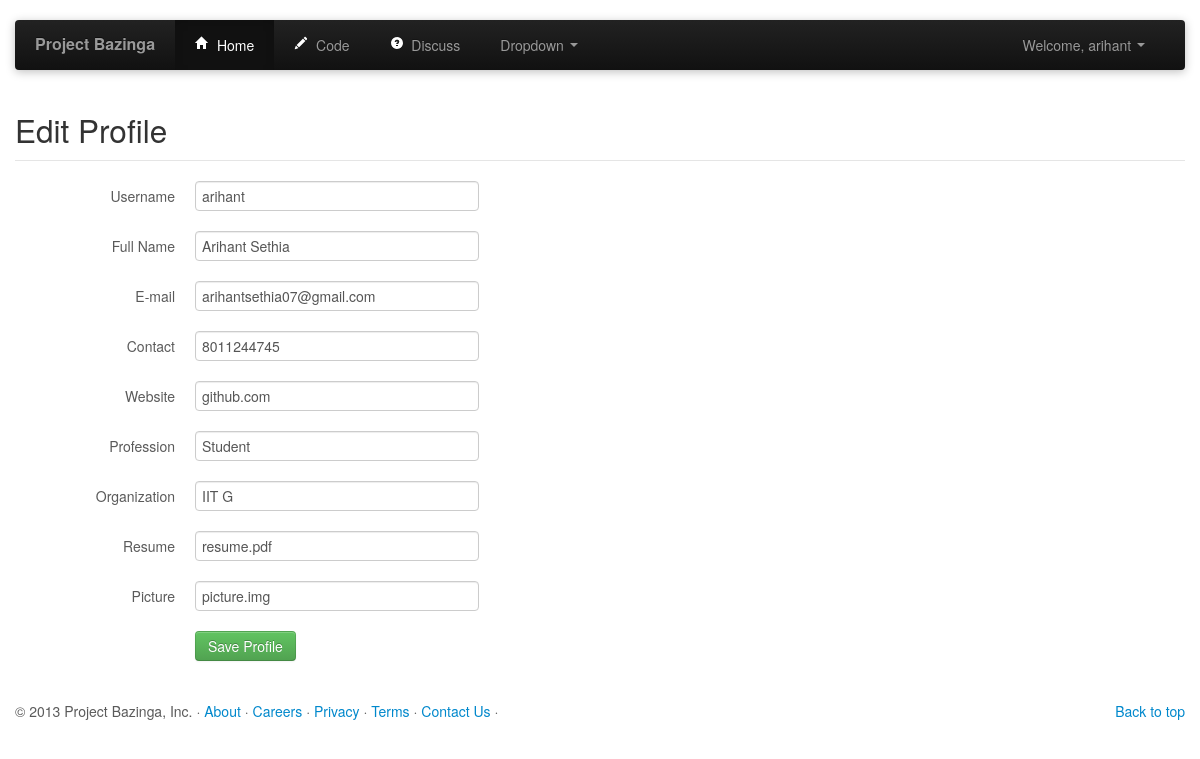
The page /profile/edit (signed in) on the database as committed earlier.
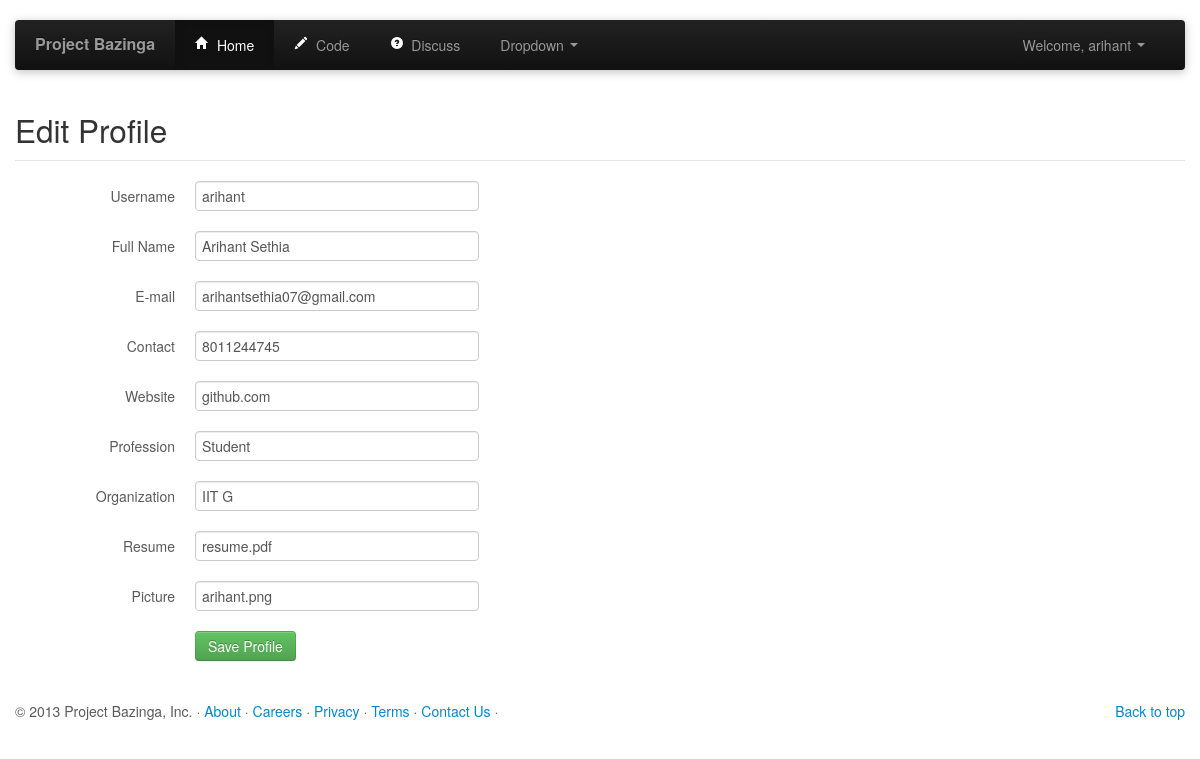
The same page on the database as committed later.
### tables this page shows
CREATE TABLE "users" (
    "user_id" INTEGER PRIMARY KEY NOT NULL,
    "username" TEXT UNIQUE NOT NULL,
    "password" TEXT NOT NULL,
    "email" TEXT NOT NULL,
    "name" TEXT NOT NULL,
    "contact" TEXT,
    "profession" TEXT,
    "organization" TEXT,
    "website" TEXT,    
    "picture" BLOB,
    "resume" BLOB
);

### profile_views.py (the view)
@profile_views.route('/profile/edit')
def profile_edit():
    db = get_db()
    cur = db.execute('select * from users where user_id=?',[session['userId']])
    user = cur.fetchone()
    return render_template('profile_edit.html', user=user)

### profile_views.py (called while the page is built)
def get_db():
    top = _app_ctx_stack.top
    if not hasattr(top, 'sqlite_db'):
        sqlite_db = sqlite3.connect('database.db')
        sqlite_db.row_factory = sqlite3.Row
        top.sqlite_db = sqlite_db
    return top.sqlite_db

### templates/profile_edit.html (shortened to what this page needs)
{% extends "header.html" %}
{% block body %}
<div class="container marketing">
  <form class="form-horizontal" action="{{ url_for('.editing') }}" method="POST">
    <fieldset>
      <div id="legend">
        <legend class=""><h2>Edit Profile</h2></legend>
      </div>
      <div class="control-group">
        <label class="control-label"  for="username">Username</label>
        <div class="controls">
          <input type="text" id="username" name="username"  value="{{ user.username }}" class="input-xlarge">
        </div>
      </div>
      <div class="control-group">
        <label class="control-label"  for="name">Full Name</label>
        <div class="controls">
          <input type="text" id="name" name="name"  value="{{ user.name }}" class="input-xlarge">
        </div>
      </div>
      <div class="control-group">
        <label class="control-label" for="email">E-mail</label>
        <div class="controls">
          <input type="text" id="email" name="email"  value="{{ user.email }}" class="input-xlarge">
        </div>
      </div>
      <div class="control-group">
        <label class="control-label" for="contact">Contact</label>
        <div class="controls">
          <input type="text" id="contact" name="contact"  value="{{ user.contact }}" class="input-xlarge">
        </div>
      </div>
      <div class="control-group">
        <label class="control-label" for="website">Website</label>
        <div class="controls">
          <input type="text" id="webiste" name="website"  value="{{ user.website }}" class="input-xlarge">
        </div>
      </div>
      <div class="control-group">
        <label class="control-label" for="website">Profession</label>
        <div class="controls">
          <input type="text" id="profession" name="profession"  value="{{ user.profession }}" class="input-xlarge">
        </div>
      </div>
      <div class="control-group">
        <label class="control-label" for="organization">Organization</label>
        <div class="controls">
          <input type="text" id="organization" name="organization"  value="{{ user.organization }}" class="input-xlarge">
        </div>
      </div>
      <div class="control-group">
        <label class="control-label" for="resume">Resume</label>
        <div class="controls">
          <input type="text" id="resume" name="resume"  value="{{ user.resume}}" class="input-xlarge">
        </div>
      </div>
      <div class="control-group">
        <label class="control-label" for="picture">Picture</label>
        <div class="controls">
          <input type="text" id="picture" name="picture"  value="{{ user.picture}}" class="input-xlarge">
        </div>
      </div>
      <div class="control-group">
        <div class="controls">
          <button class="btn btn-success">Save Profile</button>
        </div>
      </div>
    </fieldset>
  </form>
<div>
{% endblock %}

Rows that differ between the two databases and show on the page:
changed users "arihant": picture "picture.img" → "arihant.png"
